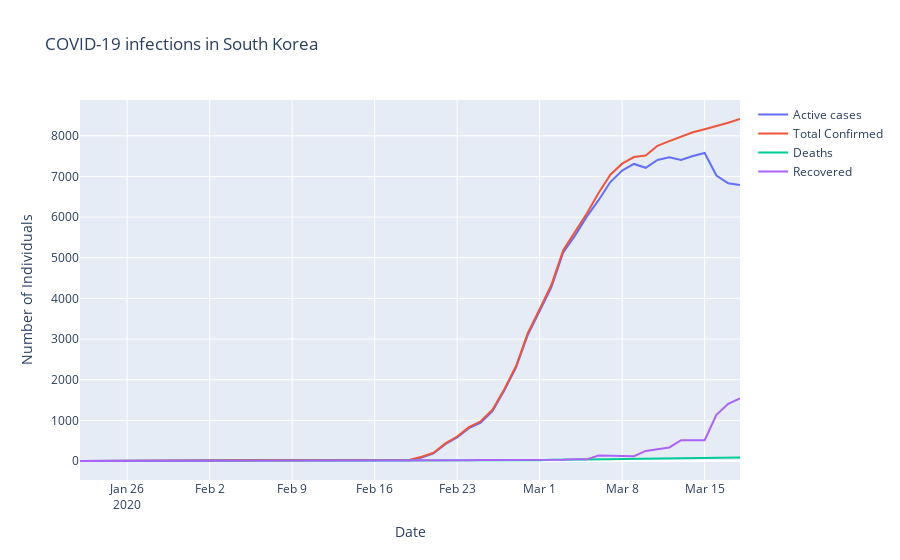

The cell this chart's notebook holds for it:
### Code cell
region = 'South Korea'

print('Fatality rate: {:.2f}%'.format(100 *
                                     df[(df['Country/Region'] == region) &
                                        (df['date'] == df['date'].iloc[-1])]['Deaths'].sum() /
                                     df[(df['Country/Region'] == region) &
                                        (df['date'] == df['date'].iloc[-1])]['Confirmed'].sum()))

fig = go.Figure()
fig.add_trace(go.Scatter(
                x=df[df['Country/Region'] == region].groupby('date')['date'].first(),
                y=df[df['Country/Region'] == region].groupby('date')['Active'].sum(),
                name="Active cases"))

fig.add_trace(go.Scatter(
                x=df[df['Country/Region'] == region].groupby('date')['date'].first(),
                y=df[df['Country/Region'] == region].groupby('date')['Confirmed'].sum(),
                name="Total Confirmed"))

fig.add_trace(go.Scatter(
                x=df[df['Country/Region'] == region].groupby('date')['date'].first(),
                y=df[df['Country/Region'] == region].groupby('date')['Deaths'].sum(),
                name="Deaths"))

fig.add_trace(go.Scatter(
                x=df[df['Country/Region'] == region].groupby('date')['date'].first(),
                y=df[df['Country/Region'] == region].groupby('date')['Recovered'].sum(),
                name="Recovered"))

fig.update_layout(title="COVID-19 infections in {}".format(region),
                  xaxis_title="Date",
                  yaxis_title="Number of Individuals")

fig.show()
